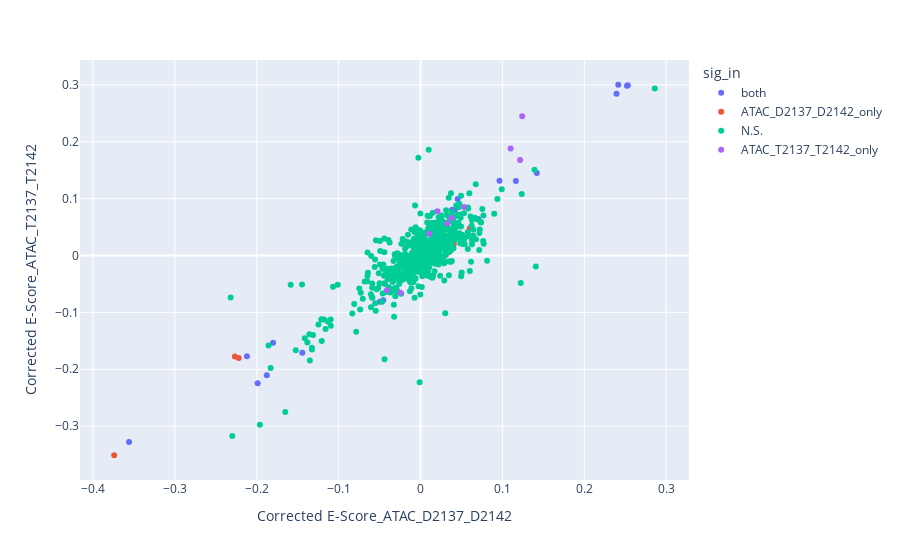

This figure's notebook cell:
### Markdown cell above
## scatter plot of E scores in both color by which samples its significant in

### Code cell
fig = px.scatter(bothdigdf, x =TFEA_scorecolumn+"_"+comparison1, y=TFEA_scorecolumn+"_"+comparison2, color="sig_in")
fig.show()

### Figure 1 — Plotly figure (JSON) as saved in the notebook; plotly's stock layout.template omitted (floating-point values rounded to 4 significant figures; data arrays with more than 128 entries replaced by an {"elided": "..."} marker saying what was removed)
{"data": [{"hovertemplate": "sig_in=both<br>Corrected E-Score_ATAC_D2137_D2142=%{x}<br>Corrected E-Score_ATAC_T2137_T2142=%{y}<extra></extra>", "legendgroup": "both", "marker": {"color": "#636efa", "symbol": "circle"}, "mode": "markers", "name": "both", "orientation": "v", "showlegend": true, "type": "scatter", "x": [0.04188, 0.04521, -0.1877, -0.1989, 0.2393, 0.03865, 0.04692, -0.18, 0.2521, 0.1164, -0.1443, 0.2415, 0.2532, -0.04957, 0.02584, 0.044, -0.212, 0.09646, 0.04001, -0.3559, -0.04555, 0.07048, 0.04079, 0.142], "xaxis": "x", "y": [0.07937, 0.09948, -0.2104, -0.2244, 0.2842, 0.08051, 0.03503, -0.1536, 0.2984, 0.1311, -0.1708, 0.3002, 0.2993, -0.08119, 0.05734, 0.03547, -0.1773, 0.1314, 0.03643, -0.3278, -0.07856, 0.06429, 0.03732, 0.1448], "yaxis": "y"}, {"hovertemplate": "sig_in=ATAC_D2137_D2142_only<br>Corrected E-Score_ATAC_D2137_D2142=%{x}<br>Corrected E-Score_ATAC_T2137_T2142=%{y}<extra></extra>", "legendgroup": "ATAC_D2137_D2142_only", "marker": {"color": "#EF553B", "symbol": "circle"}, "mode": "markers", "name": "ATAC_D2137_D2142_only", "orientation": "v", "showlegend": true, "type": "scatter", "x": [0.03703, 0.03621, -0.222, 0.03717, 0.04861, 0.04066, -0.2267, 0.06025, 0.03142, -0.374, 0.03094, 0.03548], "xaxis": "x", "y": [0.02366, 0.01799, -0.1801, 0.02643, 0.03361, 0.02003, -0.1776, 0.04798, 0.02838, -0.3512, 0.000949, 0.007195], "yaxis": "y"}, {"hovertemplate": "sig_in=N.S.<br>Corrected E-Score_ATAC_D2137_D2142=%{x}<br>Corrected E-Score_ATAC_T2137_T2142=%{y}<extra></extra>", "legendgroup": "N.S.", "marker": {"color": "#00cc96", "symbol": "circle"}, "mode": "markers", "name": "N.S.", "orientation": "v", "showlegend": true, "type": "scatter", "x": {"elided": "725 float values"}, "xaxis": "x", "y": {"elided": "725 float values"}, "yaxis": "y"}, {"hovertemplate": "sig_in=ATAC_T2137_T2142_only<br>Corrected E-Score_ATAC_D2137_D2142=%{x}<br>Corrected E-Score_ATAC_T2137_T2142=%{y}<extra></extra>", "legendgroup": "ATAC_T2137_T2142_only", "marker": {"color": "#ab63fa", "symbol": "circle"}, "mode": "markers", "name": "ATAC_T2137_T2142_only", "orientation": "v", "showlegend": true, "type": "scatter", "x": [0.1216, 0.11, -0.04104, 0.1241, 0.0532, 0.03275, 0.03772, -0.0245, 0.02072, 0.01075], "xaxis": "x", "y": [0.1678, 0.188, -0.06124, 0.2448, 0.08522, 0.05635, 0.06582, -0.06552, 0.07796, 0.03844], "yaxis": "y"}], "layout": {"legend": {"title": {"text": "sig_in"}, "tracegroupgap": 0}, "margin": {"t": 60}, "xaxis": {"anchor": "y", "domain": [0, 1], "title": {"text": "Corrected E-Score_ATAC_D2137_D2142"}}, "yaxis": {"anchor": "x", "domain": [0, 1], "title": {"text": "Corrected E-Score_ATAC_T2137_T2142"}}}}
